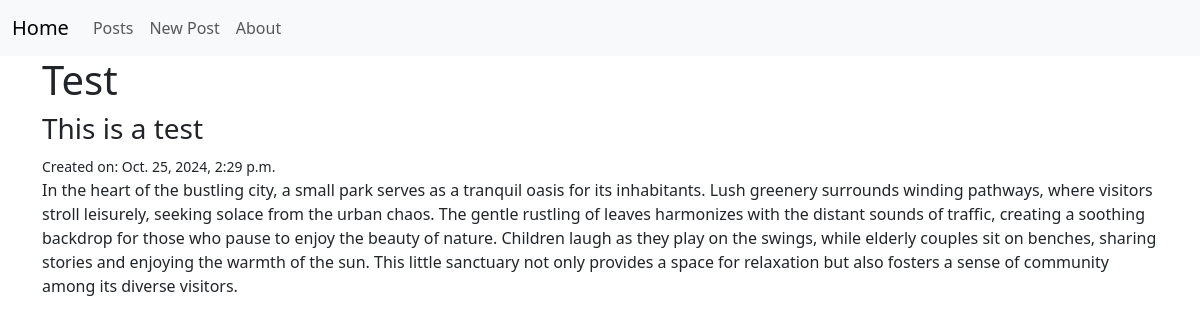
The app's page /posts/4/ with its own data.
### posts/models.py (models this page shows, shortened)
class Post(models.Model):                                   #inheritance
    title = models.CharField(max_length=128)                #composition
    subtitle = models.CharField(max_length=256)             #composition
    body = models.TextField()                               #composition
    created_on = models.DateTimeField(auto_now_add=True)    #composition

### posts/views.py (the view)
# urls.py: path("<int:pk>/", views.PostDetailView.as_view(), name="detail"),
class PostDetailView(DetailView):
    template_name = "posts/detail.html"
    model = Post

### templates/posts/detail.html (shortened to what this page needs)
{% extends 'base.html' %}
{% block content %}
<h1>{{ post.title }} </h1>
<h3>{{ post.subtitle }} </h3>
<small>Created on: {{ post.created_on }} </small>
<p>{{ post.body }} </p>
{% endblock content %}

### records on screen
Post: title "Test", subtitle "This is a test", created_on "Oct. 25, 2024, 2:29 p.m.", body "In the heart of the bustling city, a small park serves as a tranquil oasis for its inhabitants. Lush greenery surrounds winding pathways, where visitors stroll leisurely, seeking solace from the urban chaos. The gentle rustling of leaves harmonizes with the distant sounds of traffic, creating a soothing backdrop for those who pause to enjoy the beauty of nature. Children laugh as they play on the swings, while elderly couples sit on benches, sharing stories and enjoying the warmth of the sun. This little sanctuary not only provides a space for relaxation but also fosters a sense of community among its diverse visitors."
